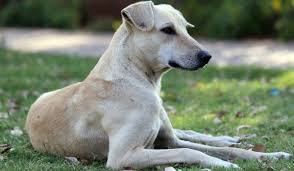
#> input picture dog.jpg, 294 x 171 px
$ jupyter execute --allow-errors Basic-OpenCV.ipynb   (shell and % lines are left out)   (older library calls are emulated)
#> lines starting #> are read from the running program, lines starting #| are printed output that depends on the picture
Install OpenCV

[cell 1]
#pip install opencv-python
#pip install opencv-python-headless matplotlib

[cell 2]
import cv2
print(cv2.__version__)

https://opencv.org/

Image Processing Basics

Loading and Displaying Images

[cell 3]
import cv2
import numpy as np
import matplotlib.pyplot as plt

[cell 4]
img = cv2.imread('dog.jpg')
#> img is the input picture: shape (171, 294, 3); mean B, G, R 112.7, 130.9, 119.9

[cell 5]
# Display the image
plt.imshow(img)
plt.show()

https://stackoverflow.com/questions/14556545/why-opencv-using-bgr-colour-space-instead-of-rgb

[cell 6]
# Convert from BGR to RGB for proper color display
img_rgb = cv2.cvtColor(img, cv2.COLOR_BGR2RGB)

[cell 7]
# Display the image
plt.imshow(img_rgb)
plt.show()

[cell 8]
img_rgb.shape
#> Out = (171, 294, 3)

[cell 9]
type(img_rgb)

[cell 10]
img_rgb[:,:,0]

[cell 11]
img_rgb[:,:,1]

[cell 12]
img_rgb[:,:,2]

[cell 13]
img_rgb[:,:,0]

Convert to grayscale

[cell 14]
gray = cv2.cvtColor(img, cv2.COLOR_BGR2GRAY)
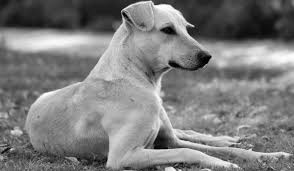
#> gray: shape (171, 294); min 0, max 254, mean 125.5

[cell 15]
gray.shape
#> Out = (171, 294)

[cell 16]
# Display the image
plt.imshow(gray)
plt.show()

[cell 17]
plt.imshow(gray, cmap='gray')  # Specify the color map as 'gray'
plt.show()

[cell 18]
gray.shape
#> Out = (171, 294)

[cell 19]
type(gray)

[cell 20]
# Display the image
plt.imshow(img_rgb[:,:,0],cmap='gray')
plt.show()

[cell 21]
# Display the image
plt.imshow(img_rgb[:,:,1],cmap='gray')
plt.show()
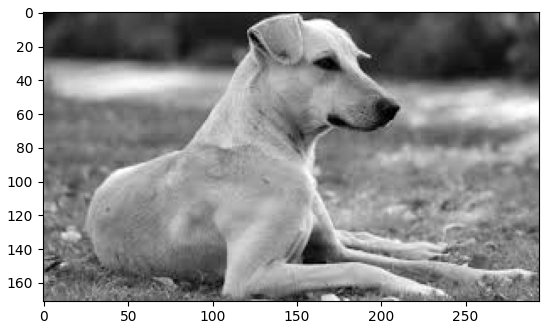
#> figure drawn by matplotlib, 1 panel

[cell 22]
# Display the image
plt.imshow(img_rgb[:,:,2],cmap='gray')
plt.show()
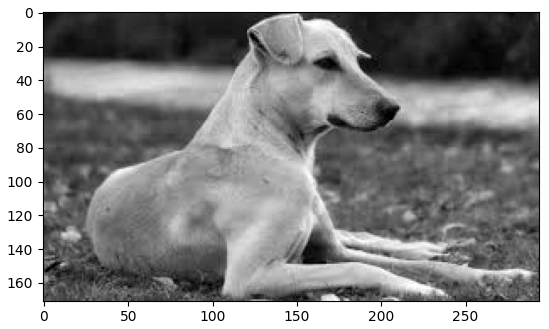
#> figure drawn by matplotlib, 1 panel

[cell 23]
# Create a figure
fig = plt.figure(figsize=(8, 6))  # Specify figure size in inches
# Add a single subplot to the figure
ax = fig.add_subplot(111)  # (1 row, 1 column, 1st subplot)
# Display the image
ax.imshow(img_rgb)
ax.axis('off')  # Turn off axis labels and ticks
ax.set_title("Image Display")  # Set a title for the subplot
# Show the figure
plt.show()

[cell 24]
img_rgb.shape
#> Out = (171, 294, 3)

Resize the image

[cell 25]
resized = cv2.resize(img_rgb, (300, 300))
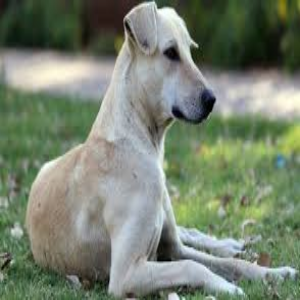
#> resized: shape (300, 300, 3); mean R, G, B 119.8, 130.7, 112.6

[cell 26]
resized.shape
#> Out = (300, 300, 3)

[cell 27]
# Display the image
plt.imshow(resized)
plt.show()

[cell 28]
# Create a figure
fig = plt.figure(figsize=(8, 6))  # Specify figure size in inches
# Add a single subplot to the figure
ax = fig.add_subplot(111)  # (1 row, 1 column, 1st subplot)
# Display the image
ax.imshow(resized)
ax.axis('off')  # Turn off axis labels and ticks
ax.set_title("Image Display")  # Set a title for the subplot
# Show the figure
plt.show()

Add shapes on the image

[cell 29]
cv2.line(img_rgb, (50, 50), (200, 50), (255, 0, 0), 5)
plt.imshow(img_rgb)
plt.show()

[cell 30]
cv2.line(img_rgb, (50, 50), (200, 50), (255, 0, 0), 5)
cv2.rectangle(img_rgb, (60, 60), (160, 160), (0, 255, 0), 3)
cv2.circle(img_rgb, (120, 120), 40, (0, 0, 255))
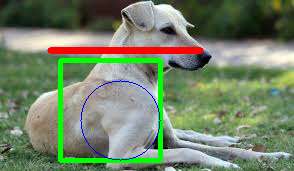
#> img_rgb: shape (171, 294, 3); mean R, G, B 116.4, 131.4, 104.9
plt.imshow(img_rgb)
plt.show()

[cell 31]
img = cv2.imread('dog.jpg')

[cell 32]
# Convert from BGR to RGB for proper color display
img_rgb = cv2.cvtColor(img, cv2.COLOR_BGR2RGB)

[cell 33]
plt.imshow(img_rgb)
plt.show()

[cell 34]
# Apply Gaussian Blur
gaussian_blur = cv2.GaussianBlur(img_rgb, (15, 15), 0)
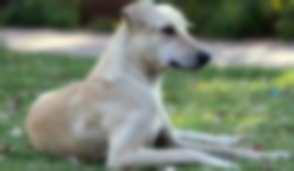
#> gaussian_blur: shape (171, 294, 3); mean R, G, B 119.9, 130.9, 112.7

[cell 35]
plt.imshow(gaussian_blur)
plt.show()

[cell 36]
# Apply Gaussian Blur
gaussian_blur = cv2.GaussianBlur(img_rgb, (3, 3), 0)
plt.imshow(gaussian_blur)
plt.show()

[cell 37]
# Apply Sharpening Filter
kernel_sharpening = np.array([[0, -1, 0],
                              [-1, 5, -1],
                              [0, -1, 0]])
sharpened = cv2.filter2D(img_rgb, -1, kernel_sharpening)
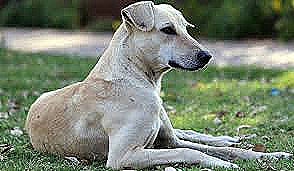
#> sharpened: shape (171, 294, 3); mean R, G, B 120.1, 130.6, 112.8

[cell 38]
plt.imshow(sharpened)
plt.show()

[cell 39]
# Create a Contrast Filter
alpha = 1.5  # Contrast control (1.0-3.0) - increase for higher contrast
beta = 0     # Brightness control (0-100) - adjust if needed

# Apply Contrast Filter
contrast_enhanced = cv2.convertScaleAbs(img_rgb, alpha=alpha, beta=beta)
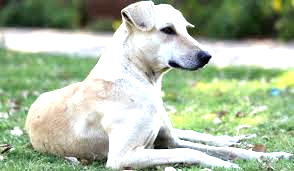
#> contrast_enhanced: shape (171, 294, 3); mean R, G, B 172.4, 187.4, 161.1

[cell 40]
plt.imshow(contrast_enhanced)
plt.show()

[cell 41]
gray = cv2.cvtColor(img, cv2.COLOR_BGR2GRAY)

[cell 42]
plt.imshow(gray,cmap='gray')
plt.show()

[cell 43]
# Apply Histogram Equalization
equalized_image = cv2.equalizeHist(gray)
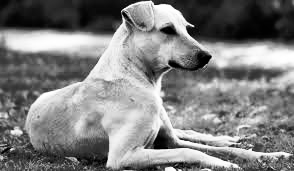
#> equalized_image: shape (171, 294); min 0, max 255, mean 128.2

[cell 44]
plt.imshow(equalized_image,cmap='gray')
plt.show()

[cell 45]
# Apply a Box Filter
kernel_size = (5, 5)  # Define the kernel size (width, height)
box_filtered = cv2.blur(img_rgb, kernel_size)
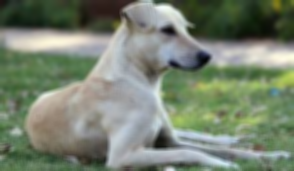
#> box_filtered: shape (171, 294, 3); mean R, G, B 119.9, 130.9, 112.7
